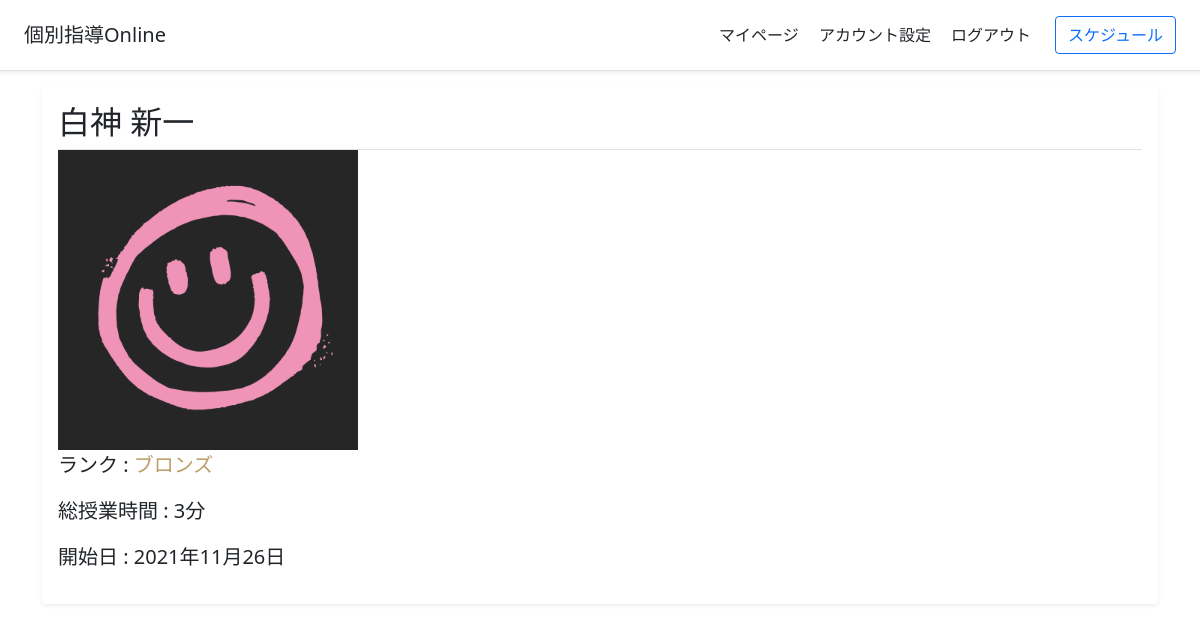
Before: /profile/1/ (signed in) with the older database file.
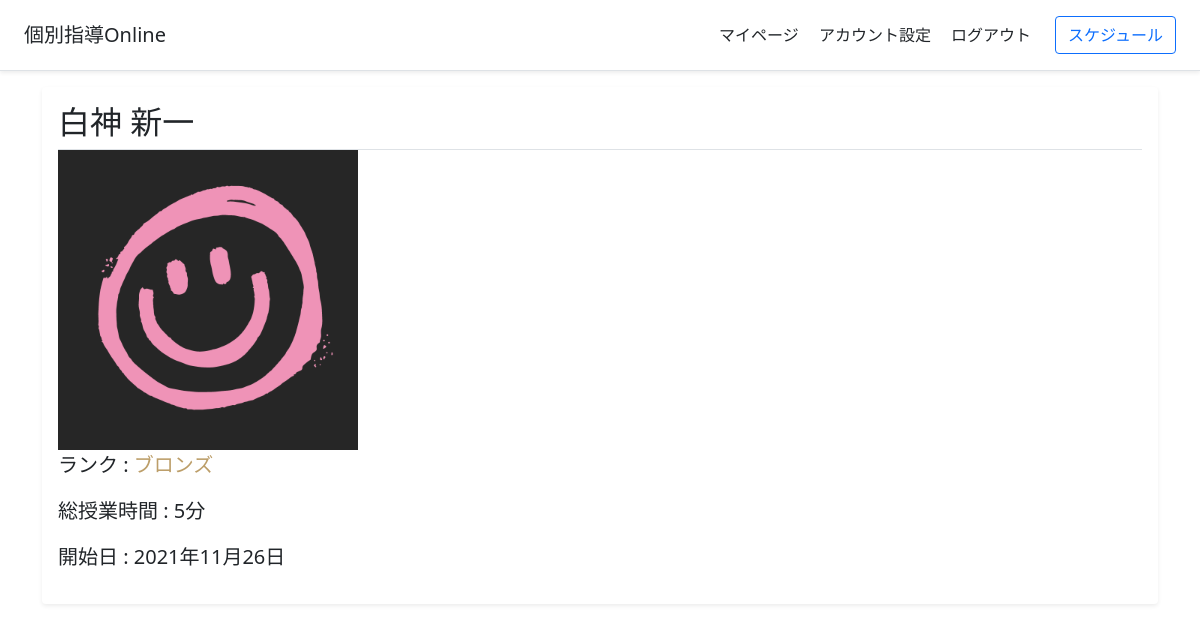
After: the same page with the newer database file.
### tutoringapp/models.py (models this page shows)
class UserModel(AbstractUser):
    user_type = models.TextField(choices=USER_TYPE_CHOICES, default="student") # ユーザーが講師か生徒かを示す
    first_name = models.TextField(default="") # ユーザーの名前
    last_name = models.TextField(default="") # ユーザーの苗字
    profile_image = models.ImageField(upload_to="", default="ProfileImage.png") # ユーザーのプロフィール画像
    start_datetime = models.DateTimeField(auto_now_add=True)
    self_introduction = models.TextField(default="")
    spent_time = models.IntegerField(default=0) # 費やした時間(学習時間or授業をした時間)
    rank = models.TextField(choices=USERS_RANK_CHOICES, default="bronze")
    class_start_datetime = models.DateTimeField(default=datetime.datetime(2000, 1, 1)) # 最後に授業に参加した時間
    class_ending_datetime = models.DateTimeField(default=datetime.datetime(2000, 1, 1)) # 最後に授業を終了した時間

### tutoringapp/views.py (the view)
# urls.py: path("profile/<int:user_id>/", views.profile_view, name="profile"), # ユーザーのプロフィールを表示するページ
def profile_view(request, user_id):
    if request.user.is_authenticated:
        referred_user = get_user_model().objects.get(id=user_id)
        now_date = datetime.datetime.now(datetime.timezone.utc)
        elapsed_time = relativedelta(now_date, referred_user.start_datetime)
        if elapsed_time.year is not None:
            elapsed_year = f"{elapsed_time.year}年"
        else:
            elapsed_year = "1年未満"
        return render(request, "profile.html", {"referred_user" : referred_user, "elapsed_year" : elapsed_year})
    else:
        return redirect("login")

### templates/profile.html (shortened to what this page needs)
{% extends "base.html" %}
{% block content %}
<main class="container">
    <div class="my-3 p-3 bg-white rounded shadow-sm">
        <h2 class="border-bottom pb-2 mb-0">{{referred_user.last_name}} {{referred_user.first_name}}</h2>
        <img src={{referred_user.profile_image.url}} width="300" height="300">
        {% if referred_user.rank == "bronze" %}
        <p class="lead">ランク : <span style="color: #BC9E69;">ブロンズ</span></p>
        {% elif referred_user.rank == "silver" %}
        <p class="lead">ランク : <span style="color: #BEC1C3;">シルバー</span></p>
        {% elif referred_user.rank == "gold" %}
        <p class="lead">ランク : <span style="color: #EFC986;">ゴールド</span></p>
        {% elif referred_user.rank == "diamond" %}
        <p class="lead"><span style="color: #94D1C8;">ダイヤモンド</span></p>
        {% endif %}
        {% if referred_user.id == user.id %}
            {% if user.user_type == "student" %}
            <p class="lead">総学習時間 : {{user.spent_time}}分</p>
            {% elif user.user_type == "teacher" %}
            <p class="lead">総授業時間 : {{user.spent_time}}分</p>
            {% endif %}
        <p class="lead">開始日 : {{user.start_datetime|date:"Y年m月d日"}}</p>
        {% else %}
            {% if referred_user.user_type == "teacher" %}
            <p class="lead">経歴 : {{elapsed_year}}</p>
            {% endif %}
        {% endif %}
    </div>
</main>
{% endblock content %}

Changed rows visible on the page:
changed UserModel "白神": spent_time "3" → "5"
